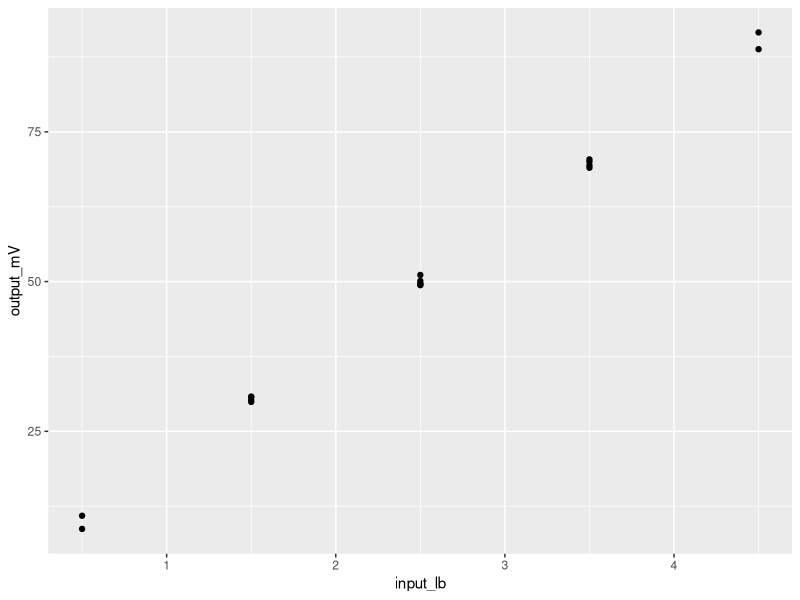
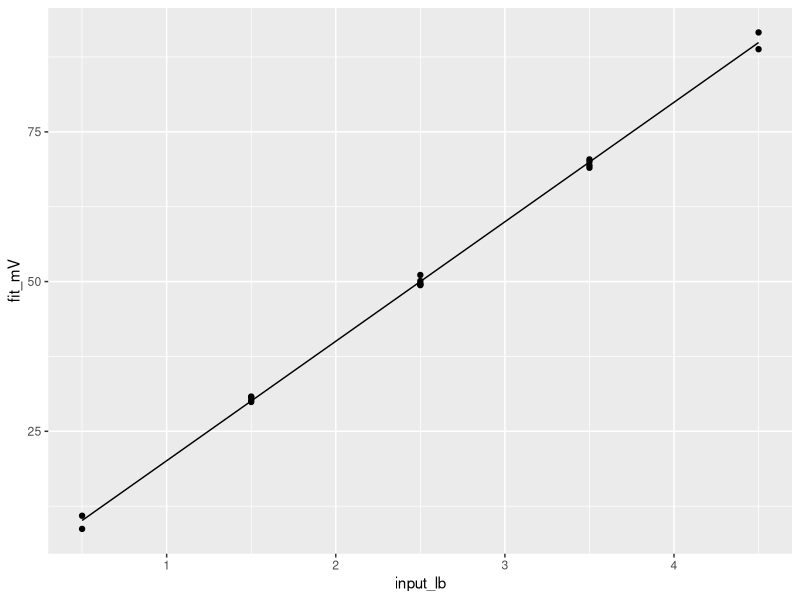
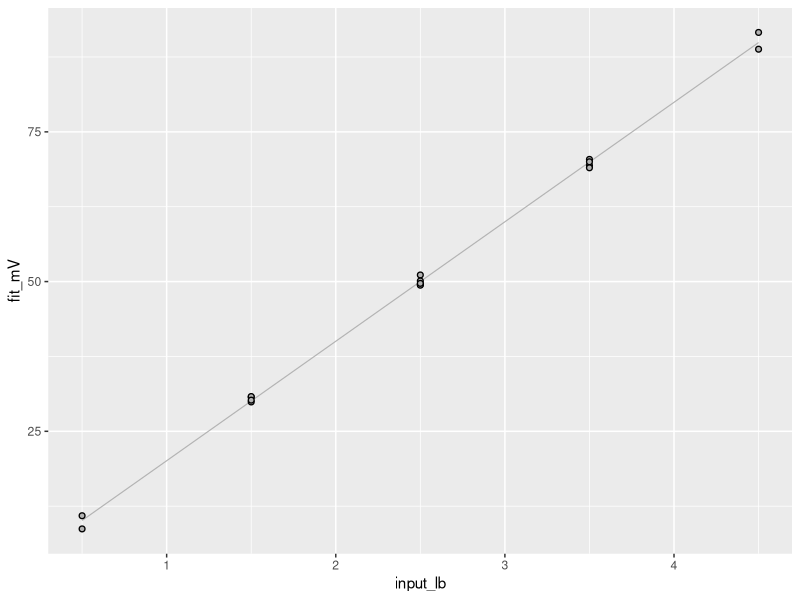
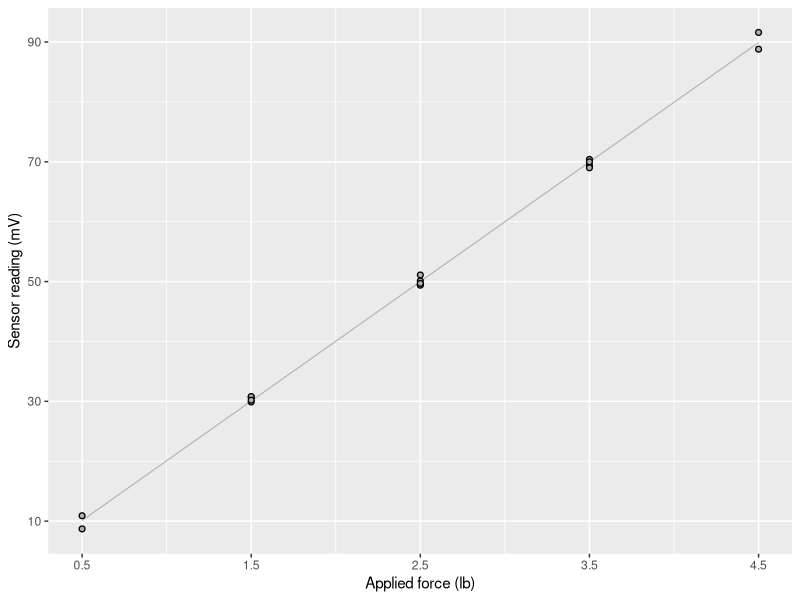
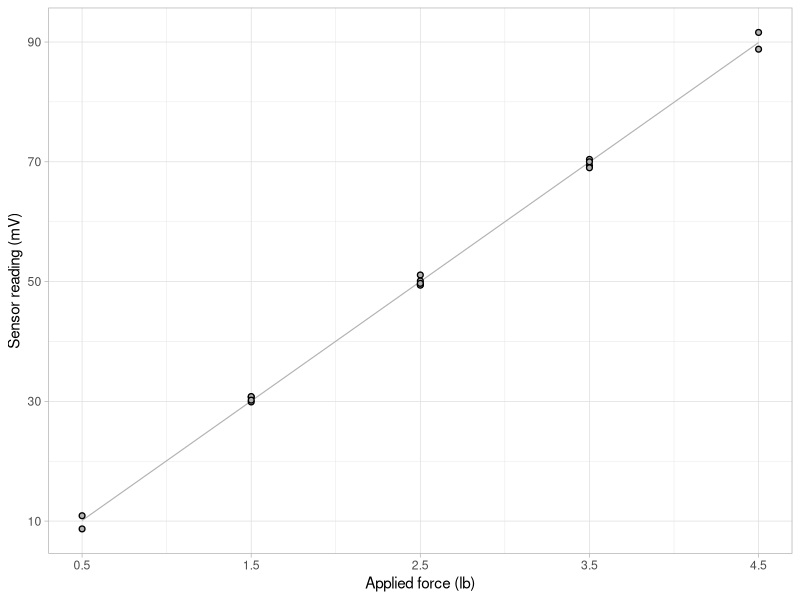
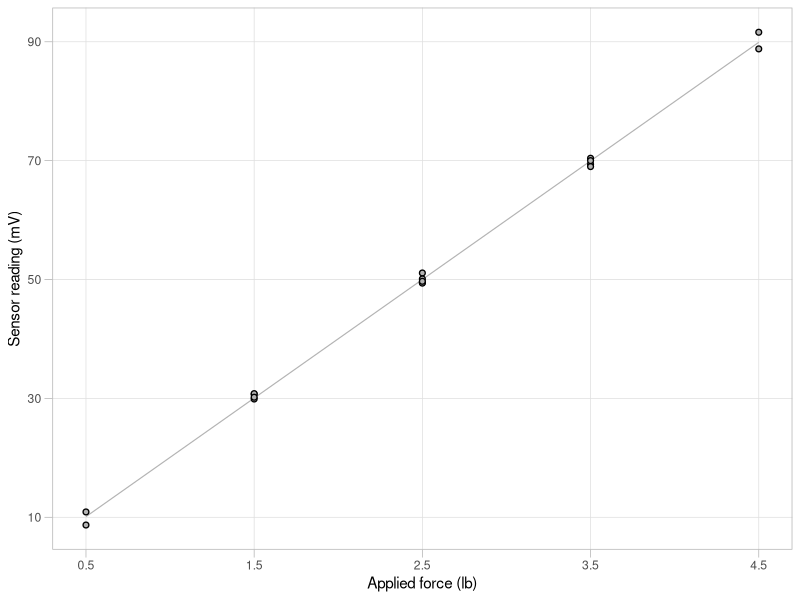
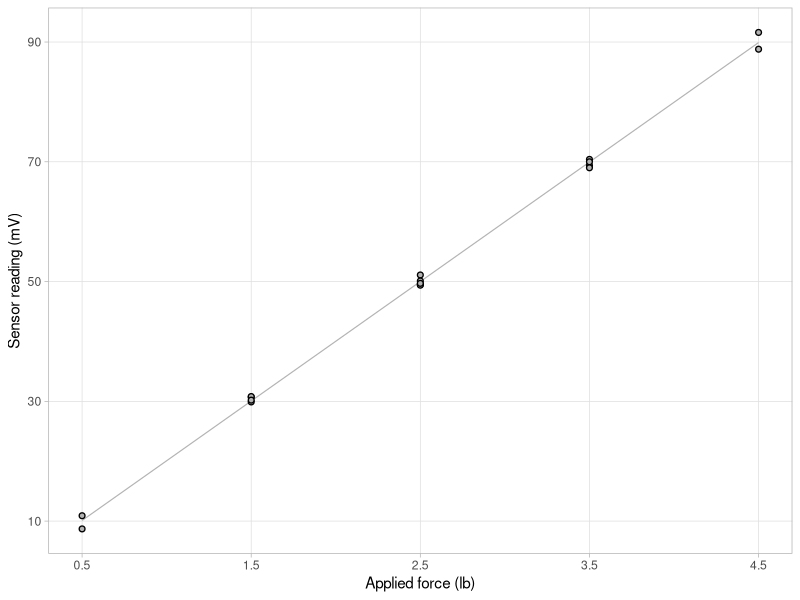
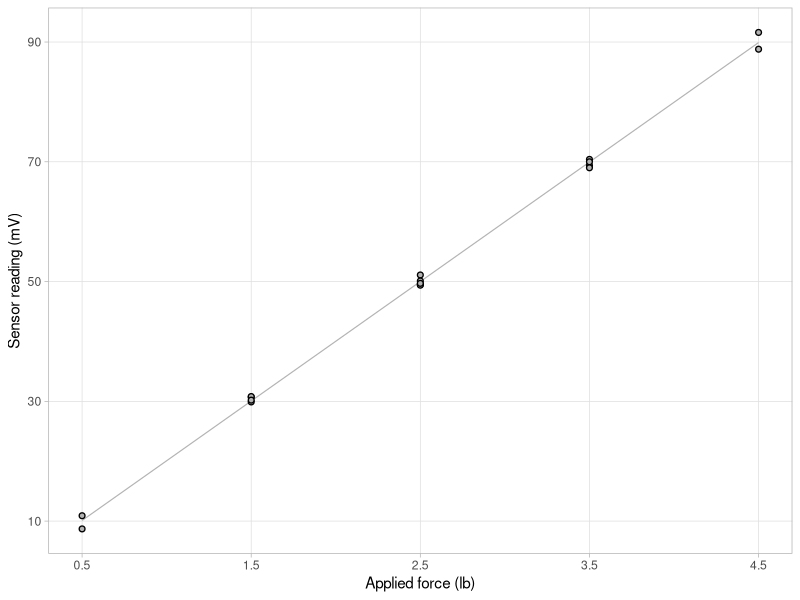

R code for these plots, in order:
## ---- chunk 1
library(knitr)
opts_knit$set(root.dir = '../')
opts_chunk$set(echo = TRUE)
## ---- chunk 2
library(readr)
library(ggplot2)
## ---- chunk 3
graph_data <- read_csv("results/03_calibr_regression_graph-data.csv")
str(graph_data)
## ---- chunk 4
calibr_graph <- ggplot(data = graph_data) +
	geom_point(aes(x = input_lb, y = output_mV))

print(calibr_graph)
## ---- chunk 5
calibr_graph <- ggplot(data = graph_data) +
	geom_line(aes(x = input_lb, y = fit_mV)) + 
	geom_point(aes(x = input_lb, y = output_mV))

print(calibr_graph)
## ---- chunk 6
calibr_graph <- ggplot(data = graph_data) +
	geom_line(aes(x = input_lb, y = fit_mV), size = 0.4, color = 'gray70') + 
	geom_point(aes(x = input_lb, y = output_mV), size = 1.5, 
						 stroke = 0.7, shape = 21, color = 'black', fill= 'gray70')

print(calibr_graph)
## ---- chunk 7
calibr_graph <- calibr_graph + 
	xlab("Applied force (lb)") + 
	ylab("Sensor reading (mV)")
## ---- chunk 8
calibr_graph <- calibr_graph + 
	scale_x_continuous(breaks = seq(from = 0.5, to = 4.5, by = 1)) +
	scale_y_continuous(breaks = seq(from = 10, to = 90, by = 20))
print(calibr_graph)
## ---- chunk 9
calibr_graph <- calibr_graph + 
	theme_light()
print(calibr_graph)
## ---- chunk 10
calibr_graph <- calibr_graph +
        theme(panel.grid.minor = element_blank(),  
        			axis.ticks.length = unit(2, "mm"))

print(calibr_graph)
## ---- chunk 11
calibr_graph <- ggplot(graph_data) +
	geom_line(aes(input_lb, fit_mV), size = 0.4, color = 'gray70') + 
	geom_point(aes(input_lb, output_mV), size = 1.5, 
						 stroke = 0.7, shape = 21, color = 'black', fill = 'gray70') + 
	xlab("Applied force (lb)") + 
	ylab("Sensor reading (mV)") +
	scale_x_continuous(breaks = seq(0.5, 4.5, 1)) +
	scale_y_continuous(breaks = seq(10, 90, 20)) +
	theme_light() +
	theme(panel.grid.minor = element_blank())

# print to output	
print(calibr_graph)

# print to file
ggsave("results/04_calibr_graph.png", plot = calibr_graph, 
			 width = 6, height = 4, units = "in", dpi = 300)
